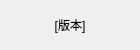
<?xml version="1.0" encoding="UTF-8"?>
<!-- Copyright 2024, MCSL Team, mailto:services@mcsl.com.cn

     Part of "MCSL2", a simple and multifunctional Minecraft server launcher.

     Licensed under the GNU General Public License, Version 3.0, with our
     additional agreements. (the "License");
     you may not use this file except in compliance with the License.
     You may obtain a copy of the License at

        https://github.com/MCSLTeam/MCSL2/raw/master/LICENSE -->


<ui version="4.0">
 <class>versionListWidget</class>
 <widget class="CardWidget" name="versionListWidget">
  <property name="geometry">
   <rect>
    <x>0</x>
    <y>0</y>
    <width>140</width>
    <height>50</height>
   </rect>
  </property>
  <property name="sizePolicy">
   <sizepolicy hsizetype="Fixed" vsizetype="Fixed">
    <horstretch>0</horstretch>
    <verstretch>0</verstretch>
   </sizepolicy>
  </property>
  <property name="minimumSize">
   <size>
    <width>140</width>
    <height>50</height>
   </size>
  </property>
  <property name="maximumSize">
   <size>
    <width>140</width>
    <height>50</height>
   </size>
  </property>
  <property name="windowTitle">
   <string/>
  </property>
  <layout class="QHBoxLayout" name="horizontalLayout">
   <item>
    <widget class="BodyLabel" name="versionLabel">
     <property name="sizePolicy">
      <sizepolicy hsizetype="Expanding" vsizetype="Expanding">
       <horstretch>0</horstretch>
       <verstretch>0</verstretch>
      </sizepolicy>
     </property>
     <property name="text">
      <string>[版本]</string>
     </property>
     <property name="alignment">
      <set>Qt::AlignCenter</set>
     </property>
    </widget>
   </item>
  </layout>
 </widget>
 <customwidgets>
  <customwidget>
   <class>CardWidget</class>
   <extends>QFrame</extends>
   <header>qfluentwidgets</header>
   <container>1</container>
  </customwidget>
  <customwidget>
   <class>BodyLabel</class>
   <extends>QLabel</extends>
   <header>qfluentwidgets</header>
  </customwidget>
 </customwidgets>
 <resources/>
 <connections/>
</ui>
